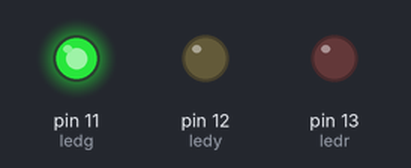
Bench run of a sketch on a simulated Arduino Uno, built with avr-gcc and run on an emulated ATmega328P. Shown: output pins drawn as LEDs (lit = HIGH).

Above: at 0.15 s.
At 1.35 s:
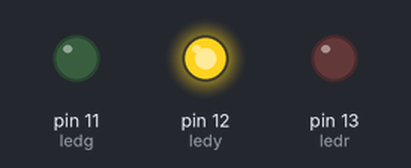
At 2.55 s:
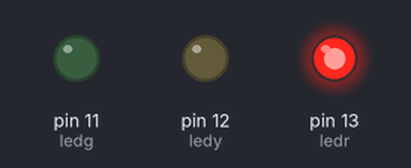
Timing chart, 0 to 3.0 s (numbered marks = the images above):
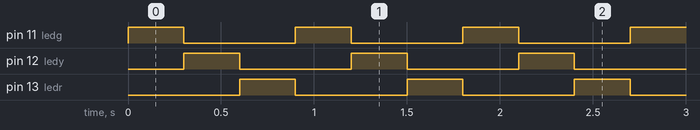

The sketch:

semaforo.ino
```cpp
#define ledr 13
#define ledy 12
#define ledg 11

void setup()
{
    pinMode(ledr, OUTPUT);
    pinMode(ledy, OUTPUT);
    pinMode(ledg, OUTPUT);
}

void loop()
{
    digitalWrite(ledg, HIGH);
    delay(300);
    digitalWrite(ledg, LOW);
    digitalWrite(ledy, HIGH);
    delay(300);
    digitalWrite(ledy, LOW);
    digitalWrite(ledr, HIGH);
    delay(300);
    digitalWrite(ledr, LOW);

}
```

Measured:
- by itself, pin 11 (ledg), pin 12 (ledy), pin 13 (ledr): alternates HIGH for 0.30 s and LOW for 0.60 s
- by itself, everything shown: repeats every 0.90 s, in 4 steps
